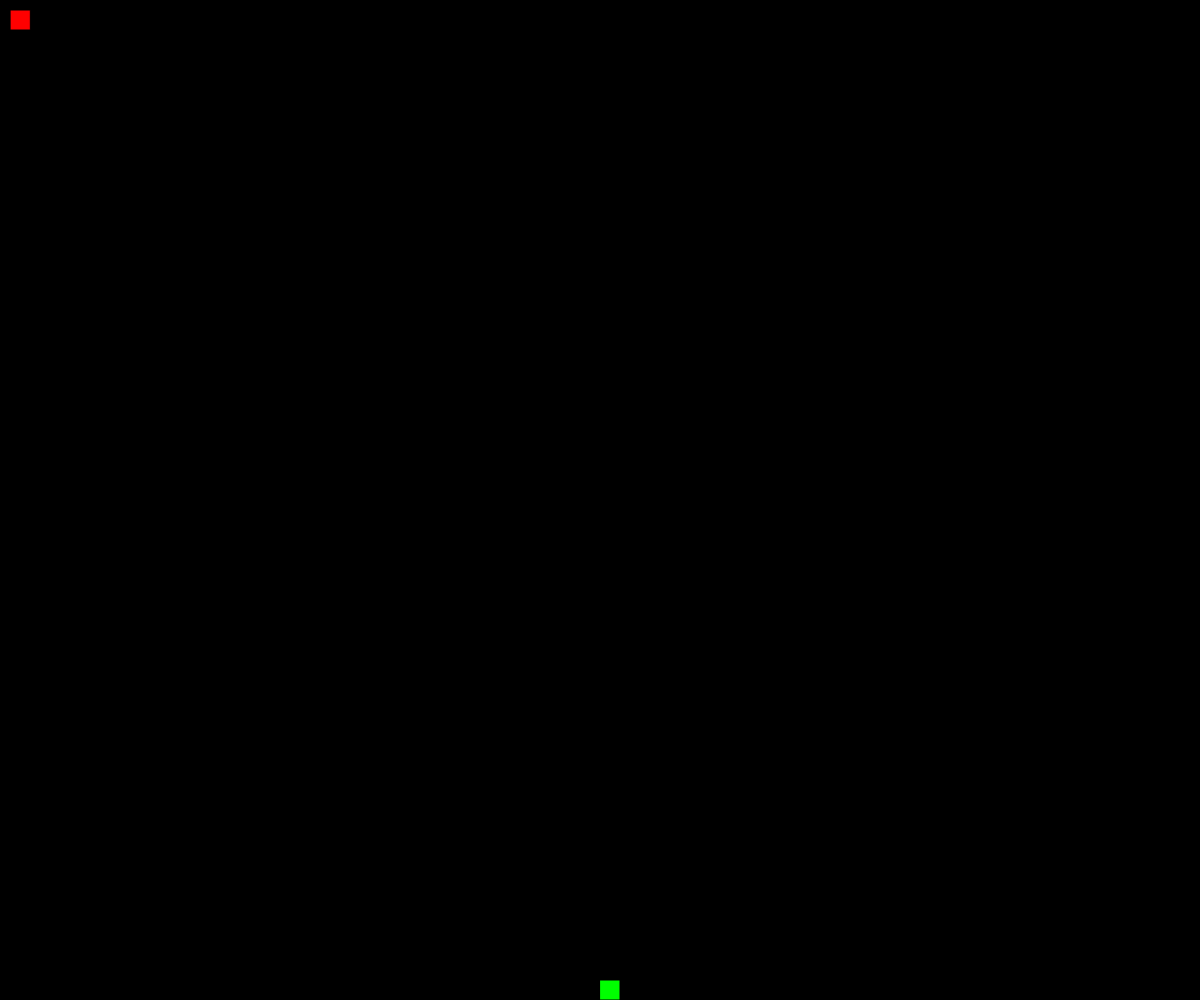
Frame 1 (no input)
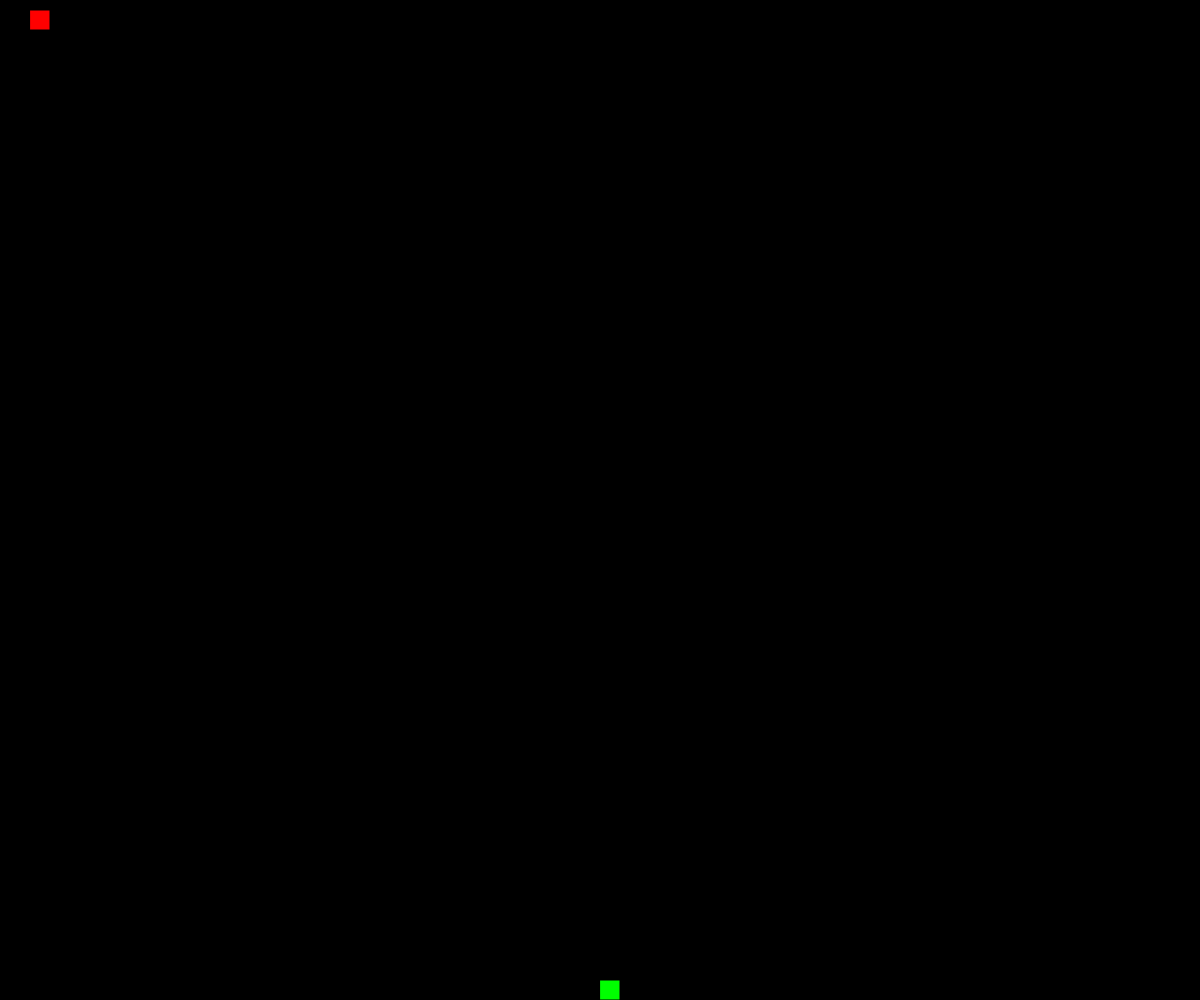
Frame 60 (no input)
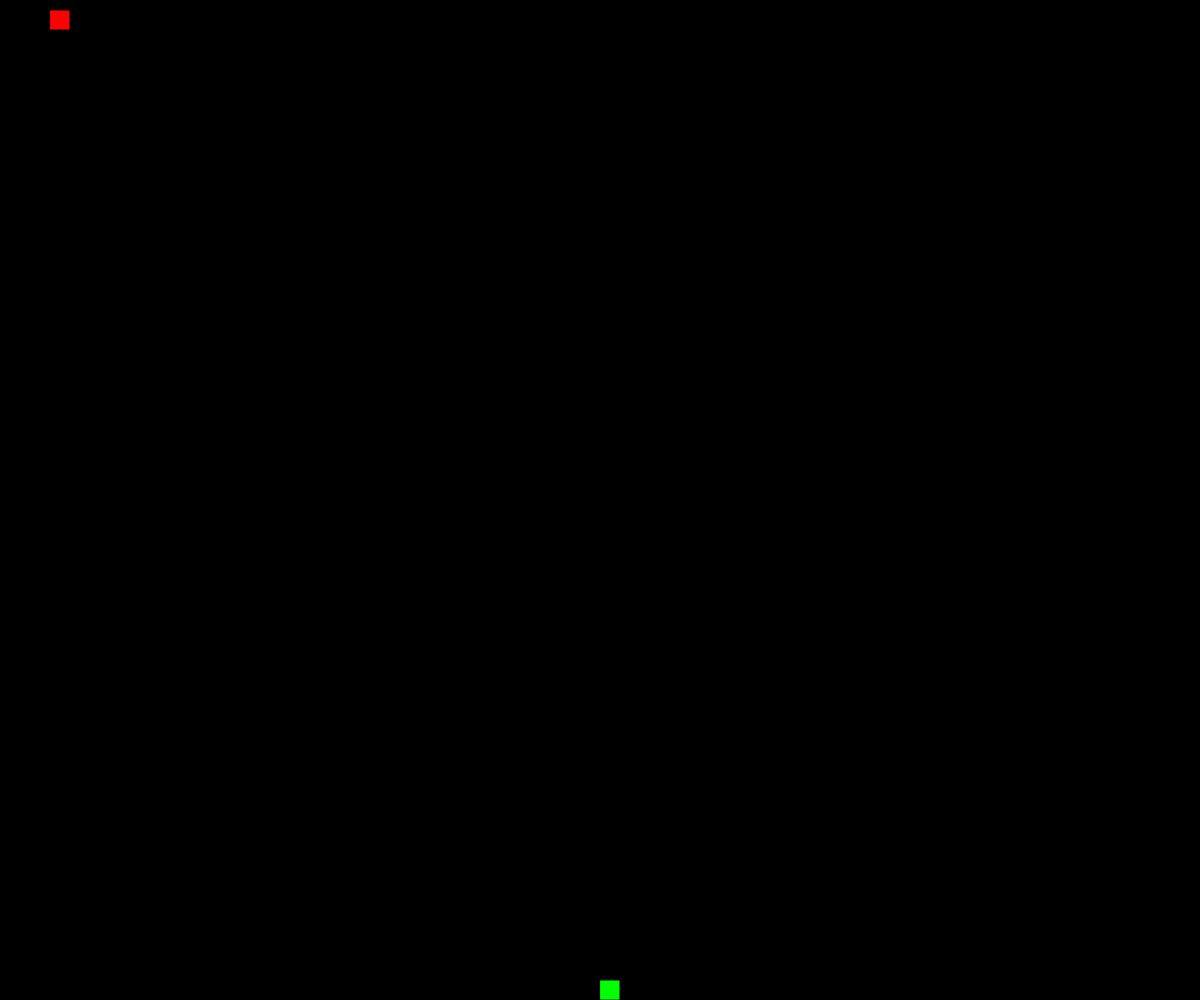
Frame 120 (the mouse pressed at the canvas centre since frame 60)

The p5.js sketch that drew these frames (run headless with seeded random() and noise() and a simulated clock; from frame 60 on, the mouse is pressed at the canvas centre):

// p5.js sketch
// ── sketch.js
/*game over if:
1)  alien reaches ground?
2) tank gets hit once? or x number of times?
3)
level up when:
have destroyed level number of aliens?
score:
each alien destroyed:+=1?
each level:+=2?
on level up:
continuous stream? or with a pause between levels? aliens move faster on level up?
or
start with level number of aliens on screen?
*/

//TODO:fix so can hold down key to move and to steady fire? or only one shot at a time?
//TODO:Add bunkers?
//TODO:Add functionality of aliens shooting?


let tank;
let reset=false;
let projectiles=[];
let aliens=[];
let paused=false;
let level=1;
let scale=20;


class Projectile{
  constructor(x,y,xVel,yVel,scal,shooter){
    this.x=x;
    this.y=y;
    this.velX=xVel;
    this.velY=yVel;
    this.scale=scal;
    this.shooter=shooter;//use boolean since shooter is either tank or alien
  }

  update(){
    this.x+=this.velX;
    this.y+=this.velY;
  }

  show(){
    if(this.shooter){
      fill(255,165,0);
    }
    else{
      fill(0,0,255);
    }
    rect(this.x,this.y,this.scale,this.scale);
  }
}

class Alien{
  //movement is construct in top left, move right, drop down when reach end, move left, drop down when reach end,move right,etc.
  //move down as such until hits bunker,bunker gets destroyed? and alien does?, or reaches ground, game over?
  constructor(x,y,scal,lev){
    this.x=x;
    this.y=y;
    this.scale=scal;
    this.dir=1;
    this.level=lev;
  }

  shoot(){
    //when do aliens shoot? also what if they accidently shoot eachother? add variable to determine if alien fired or tank?
    //or make them fire at certain points where the rows beneath them won't get hit? first is easier
    return new Projectile(this.x+this.scale/2,this.y,0,-1,2,false);
  }

  landed(){
    if(this.y>=height-this.scale){
      return true;
    }
    return false;
  }

  update(){//also returns true if alien has reached ground false if not
    this.x+=this.dir*this.scale/frameRate();
    if(this.x+this.scale>width||this.x<0){//if alien is about to go off screen
      this.y+=this.scale+10;
      this.dir*=-1;
    }
  }

  show(){
    fill(255,0,0);
    rect(this.x,this.y,this.scale,this.scale);
  }
}

class Tank{
  constructor(x,y,scal){
    this.x=x;
    this.y=y;
    this.scale=scal;
  }

  move(xDir,yDir,delta){//use delta
    this.x+=xDir*delta;
    this.y+=yDir*delta;
  }

  fire(){
    return new Projectile(this.x+this.scale/2,this.y,0,-1,2,true);
  }

  show(){
    fill(0,255,0);
    rect(this.x,this.y,this.scale,this.scale);
  }
}

function collision(x1,y1,scale1,x2,y2,scale2){//for checking if tank or alien get hit
  if((x1<=x2&&x2<=x1+scale1)&&((y1<=y2&&y2<=y1+scale1)||(y2<=y1&&y1<=y2+scale2)) || (x2<=x1&&x1<=x2+scale2)&&((y1<=y2&&y2<=y1+scale1)||(y2<=y1&&y1<=y2+scale2))){
    return true;
  }
  return false;
}

function offScreen(x,y,scale){//check if fully offscreen
  if(x<0-scale||x>width||y>height||y<0-scale){
    return true;
  }
  return false;
}

function keyPressed() {
  //make it so you can hold down arrow keys and fire
  if (keyCode == RIGHT_ARROW) {
    tank.move(1,0,10);
  } else if (keyCode == LEFT_ARROW) {
    tank.move(-1,0,10);
  } else if (key == ' ') {
    projectiles.push(tank.fire());
  } else if (keyCode == SHIFT) {
    paused = !paused;
  }
  //if want to change game and let 'tank' move 4 directions
  /*else if (keyCode == UP_ARROW) {
    tank.move(0,-1,1);
  } else if (keyCode == DOWN_ARROW) {
    tank.move(0,1,1);
  }*/
}

function windowResized() {
  resizeCanvas(innerWidth,innerHeight);
  gameOver();
}

function setup() {
  createCanvas(innerWidth,innerHeight);
  tank=new Tank(width/2,height-scale,scale);
  aliens.push(new Alien(10,10,scale));
}

function gameOver(){
  tank=new Tank(width/2,height-scale,scale);
  projectiles=[];
  aliens=[];
  level=1;
  reset=true;
}

function draw() {
  if(!paused){
    background(0);

    for(let i=projectiles.length-1;i>=0;i--){//update,show,and remove projectiles if they are off screen
      projectiles[i].update();
      if(!offScreen(projectiles[i].x, projectiles[i].y, projectiles[i].scale)){
        projectiles[i].show();
        if(projectiles[i].shooter){
          //check if it hit an alien or the tank, if hit alien remove alien and projectile, if hit tank game over
          let j=aliens.length-1;
          let hit=false;
          while(j>=0 && !hit){
            if(collision(aliens[j].x,aliens[j].y,aliens[j].scale,projectiles[i].x, projectiles[i].y, projectiles[i].scale)){
              aliens.splice(j,1);
              projectiles.splice(i,1);
              hit=true;
            }
            j--;
          }
        }
        else if(collision(tank.x,tank.y,tank.scale,projectiles[i].x, projectiles[i].y, projectiles[i].scale)){
          gameOver();
          break;
        }
      }
      else{
        projectiles.splice(i,1);
      }
    }

    tank.show();

    for(let i=0;i<aliens.length;i++){
      aliens[i].update();
      aliens[i].show();
      if(aliens[i].landed()){
        //end game
        gameOver();
      }
    }

    if(aliens.length==0){//level up or reset if game ended on alien reaching ground
      if(!reset){
        level++;
      }
      else{
        reset=false;
      }
      for(let i=0;i<level;i++){
        aliens.push(new Alien(i*30+10,10,scale));
      }
    }
  }
}
